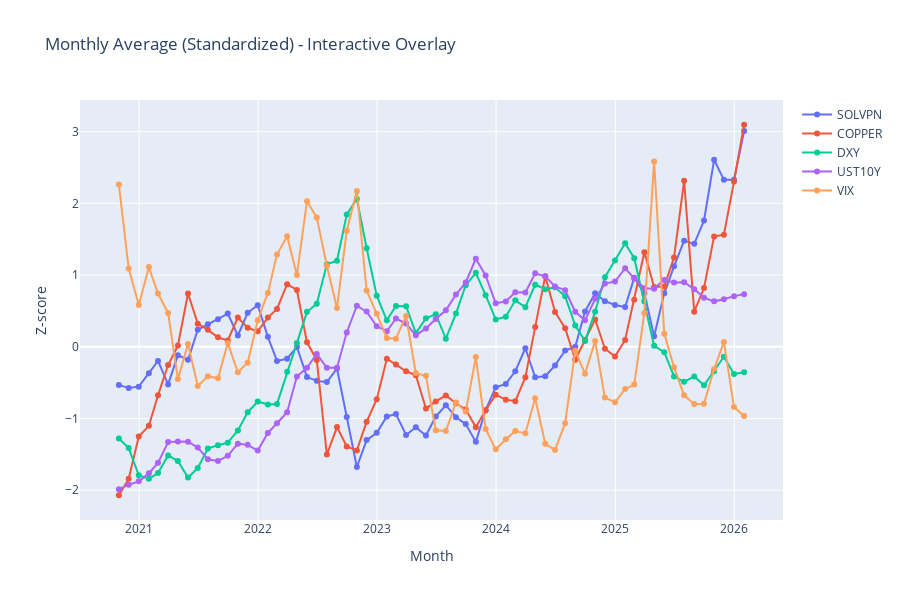

Notebook source saved alongside this figure:
### Code cell
import pandas as pd
import plotly.graph_objects as go

# ----------------------------
# 1) Load
# ----------------------------
df = pd.read_csv("./merged_spillover_data.csv")
df["Date"] = pd.to_datetime(df["Date"])
df = df.sort_values("Date")

num_cols = df.select_dtypes(include=["float64", "int64"]).columns.tolist()
num_cols = num_cols[:5]

print("Using columns:", num_cols)

# ----------------------------
# 2) 월별 평균 집계
# ----------------------------
df_monthly = (
    df.set_index("Date")[num_cols]
      .resample("M")
      .mean()
      .dropna()
      .reset_index()
)

# ----------------------------
# 3) 표준화 (월 평균 기준)
# ----------------------------
df_std = df_monthly.copy()
for col in num_cols:
    df_std[col] = (
        df_monthly[col] - df_monthly[col].mean()
    ) / df_monthly[col].std()

# ----------------------------
# 4) Plotly 인터랙티브 그래프
# ----------------------------
fig = go.Figure()

for col in num_cols:
    fig.add_trace(
        go.Scatter(
            x=df_std["Date"],
            y=df_std[col],
            mode="lines+markers",
            name=col
        )
    )

fig.update_layout(
    title="Monthly Average (Standardized) - Interactive Overlay",
    xaxis_title="Month",
    yaxis_title="Z-score",
    height=600,
    hovermode="x unified"
)

fig.show()
